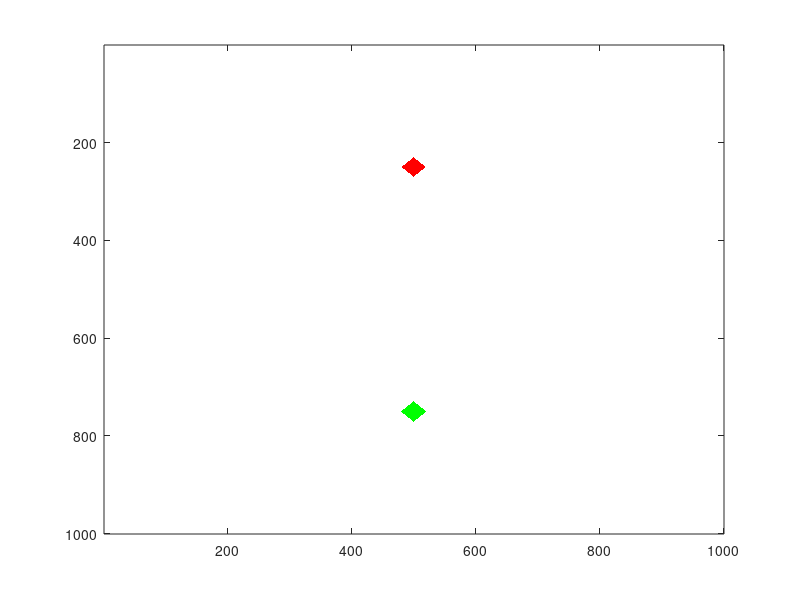

MATLAB code to generate this figure: (Note: this script raises an error after producing the figure.)
% simulate fungi competetion model with cellular automata
%e1 = input('Please input fungi A"s Extension rate:');
%e2 = input('Please input fungi B"s Extension rate: ');
%d1 = input('Please input fungi A"s Decomposition rate:');
%d2 = input('Please input fungi B"s Decomposition rate: ');
load('fungi.mat');
n=1000;                                              %size of wood is n*n;
f1 = 7; f2 = 8;   %Choose the number of the two fungi
UL = [n 1:n-1]; DR = [2:n 1];                        % Up and Left neighbor; Down and Right neighbor.
veg=zeros(n,n); E=0;A=1;B=2;                         % veg: empty=0 fungi A=1 fungi B=2
e1 = Extension(1,f1);e2 = Extension(1,f2) ;              % Extension rate 
t1= e1*100; t2=e2*100; t1=int32(t1); t2=int32(t2);
a = gcd( t1 , t2); b=t1/a;c=t2/a;                    % Discretization time
d1 = Decompostion(1,f1); d2 = Decompostion(1,f2);          %Decompostion rate
s1 = d2/d1;  s2 = d1/d2;                             % The assumed competition coefficient
D = ones(n);
imh = image(cat(3,D,D,D));                           % color of empty is white
veg(250,500)=1; veg(750,500)=2;                      % Fungal colonization.
j=1;d=max(b,c); z=0;Z=0;                             % some  state variable.
if b==d
    z=1;
end
day=0; k=0;f=k; area_a=zeros(122,1);area_b=zeros(122,1);
while(day<122)
   j=j+1;   
    isE = (veg==E); isA = (veg==A); isB = (veg==B);
    if j==b
        Z=1;
        if z
            j=1;k=k+1;
        end
    end
    if j ==c
        Z=2;
        if ~z
            j=1;k=k+1;
        end
    end
    switch Z
        case 1
            sums =            (veg(UL,:)==A) + ...
                (veg(:,UL)==A)  +   (veg(:,DR)==A) + ...  %Find out if there's any A fungus in neighborhood.
                                   (veg(DR,:)==A);
            veg = veg + ((isE) & sums>0)-( (isB) & rand(n,n) > s1/(s1+s2)*ones(n) & sums>0 );
                                                                            %update veg matrix
        case 2
            sums =            (veg(UL,:)==B) + ...
                (veg(:,UL)==B)  +   (veg(:,DR)==B) + ...  %Find out if there's any B fungus in neighborhood.
                                   (veg(DR,:)==B);                  %update veg matrix
            veg = veg + 2*((isE) & sums>0) + ( (isA) & rand(n,n) > s2/(s1+s2)*ones(n) & sums>0 );
        otherwise
    end
    Z=0; 
    set(imh, 'cdata', cat(3,isE+isA,isE+isB,isE ))
    drawnow
    if k == d*a % a new day
        day=day+1;k=0;
        disp(['day:',num2str(day)]);
        %caculate area proportion (%)
        aa = sum(isA,'all'); ab = sum(isB,'all');
        area_a(day)=aa/10e3;area_b(day)=ab/10e3;
    end
end
figure(2);
plot(1:day,area_a,1:day,area_b);
title('The area proportion of Fungi');
legend(cell2mat(name(f1)),cell2mat(name(f2)));